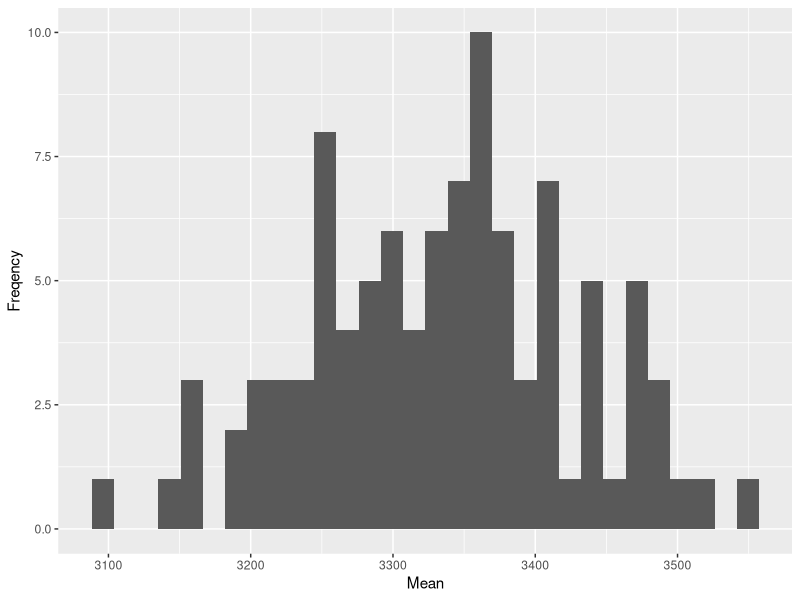
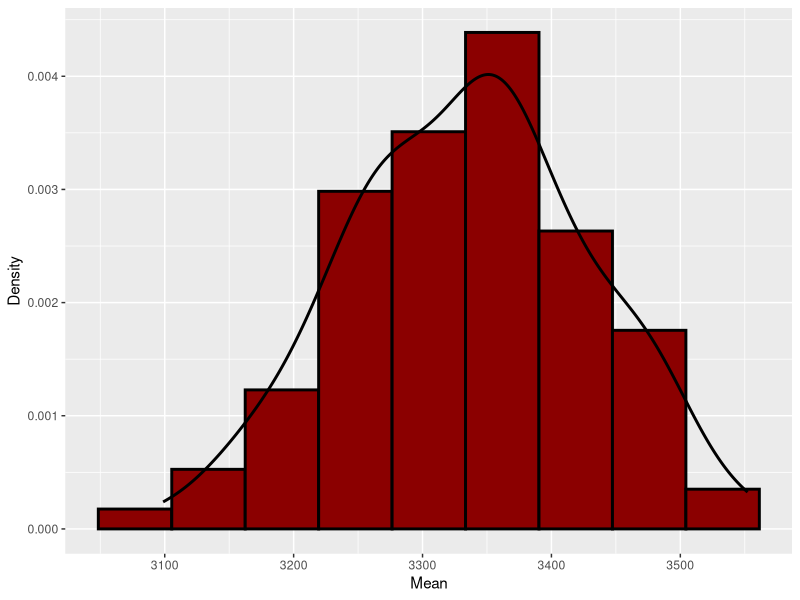

Write R code to recreate these figures, in order. (Note: this script raises an error after producing the figures.)
## ---- chunk 1
knitr::opts_chunk$set(echo = TRUE, message=FALSE, warning=FALSE)
## ---- chunk 2
set.seed(1252)
df <- rnorm(20,3333,430)
df
## ---- chunk 3
mean(df)
## ---- chunk 4
set.seed(1020)
df <- list()
statistic <- vector()
for (i in 1:100) {
  df[[i]] <- rnorm(20,3333,430)
  statistic[i] <- mean(df[[i]]) }
## ---- chunk 5
require(ggplot2)
ggplot(data.frame(statistic), aes(statistic)) + geom_histogram() + labs(x= "Mean", y= "Freqency")
## ---- chunk 6
binw <- 2*(IQR(statistic)/length(statistic)^(1/3))
ggplot(data.frame(statistic), aes(statistic)) + geom_histogram(aes(y=..density..),binwidth = binw,fill="darkred",colour="black",size=1) + geom_density(aes(y=..density..),size=1) + labs(x= "Mean", y= "Density")
## ---- chunk 7
knitr::include_graphics("/images/bootstrap.png")
## ---- chunk 8
set.seed(1252)
df <- rnorm(20,3333,430)
## ---- chunk 9
# loop
theta_star <- vector()
for (i in 1:1000){
  theta_star[i] <- mean(sample(df,size=length(df),replace = T))
  # First take sample with replacement from obseerved data of same size & then, calculte sample statistic in each, repeat this 1000 times
}
## ---- chunk 10
theta_boot <- mean(theta_star) # bootstrap estimate of theta_hat
theta_boot
## ---- chunk 11
boot_se <- sd(theta_star) # standard eorrs of the estimate
boot_se
## ---- chunk 12
bias <- theta_boot - mean(df)
bias
## ---- chunk 13
MSE <- mean((theta_boot- mean(df))^2)
MSE
## ---- chunk 14
CI <-c(theta_boot-1.96*boot_se,theta_boot +1.96*boot_se)
CI
## ---- chunk 15
require(boot)
theta_star_function <- function(x,i) mean(x[i])
#
B <- boot(data = df, statistic = theta_star_function, R=1000, stype = "i" )
B
## ---- chunk 16
plot(B)
## ---- chunk 17
binw <- 2*(IQR(B$t)/length(B$t)^(1/3))
ggplot(data.frame(B$t), aes(B.t)) + geom_histogram(fill="grey", colour="black", binwidth = binw) + geom_vline(xintercept = B$t0, linetype="dashed", size=1) + labs(x="Bootstrap sample statistic", title="Bootstrap sampling distribution of sample mean")
## ---- chunk 18
boot.ci(B)
## ---- chunk 19
ggplot(data.frame(df), aes(df)) + geom_density() + labs(x= "birth weight")
## ---- chunk 20
theta_star <- vector()
for (i in 1:1000){
  theta_star[i] <- mean(rnorm(length(df),mean = 3617.7 ,sd = 464.6))
}
## ---- chunk 21
theta_boot <- mean(theta_star) # bootstrap estimate of theta_hat
theta_boot
## ---- chunk 22
boot_se <- sd(theta_star) # standard eorrs of the estimate
boot_se
## ---- chunk 23
bias <- theta_boot - mean(df)
bias
## ---- chunk 24
MSE <- mean((theta_boot- mean(df))^2)
MSE
## ---- chunk 25
CI <-c(theta_boot-1.96*boot_se,theta_boot +1.96*boot_se)
CI
## ---- chunk 26

gen_function <- function(x,mle) {
  data <- rnorm(length(x),mle[1],mle[2])
  return(data)}
## ---- chunk 27
# function to calculate sample statistic 
theta_star_function <- function(x,i) mean(x[i])
## ---- chunk 28
B <- boot(data = df, sim = "parametric", ran.gen =  gen_function, mle = c(3617.7,464.6), statistic = theta_star_function, R=1000)
B
## ---- chunk 29
plot(B)
## ---- chunk 30
boot.ci(B,type = "perc")
